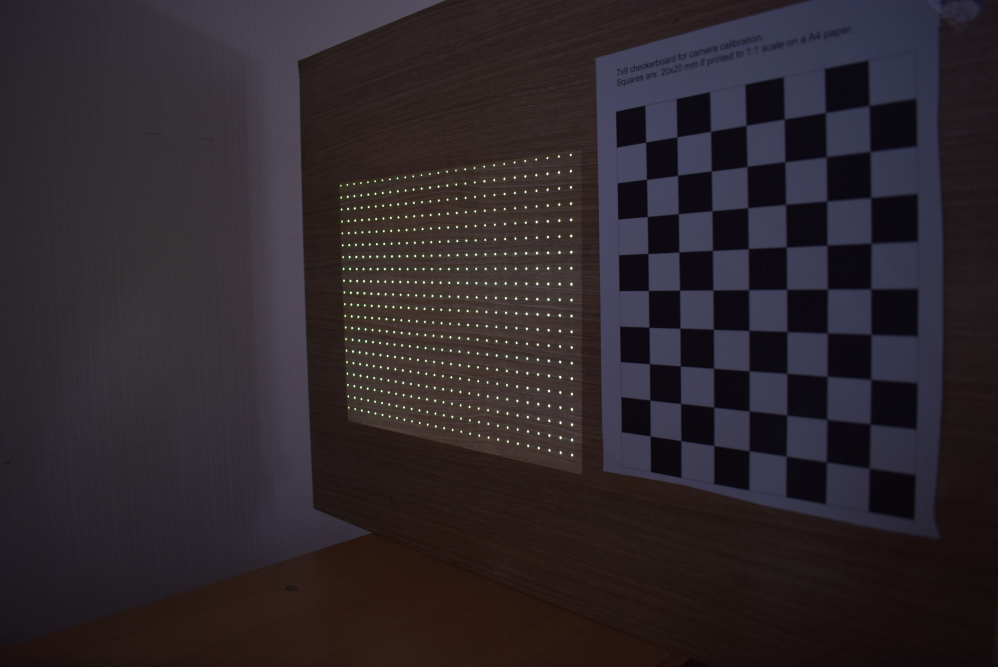
#> input picture data/Picture.jpg, 2992 x 2000 px (shown at 1/3 size)
$ python main.py   (older library calls are emulated)
#> lines starting #> are read from the running program, lines starting #| are printed output that depends on the picture; after the words box and inside, x2 and y2 are one past the last pixel; in counts of white or black regions, pixels touching at a corner belong together
#> (reads data/rotations.mat from the repository)
#> (reads data/translations.mat from the repository)
### data/make_grids.py
import numpy as np
import cv2


def make_grids(interval, width, height, save_path, save=True, RGB_list = [0, 255, 0]):
    """
    Create image with grids
    :param interval: interval of grids
    :param width: width of image
    :param height: height of image
    :param RGB_list: RGB of grids
    :return: grid image
    """

    grids = np.zeros((height, width, 3), dtype=np.uint8)
    R, G, B = RGB_list
    w_range = np.arange(0, width, interval)
    h_range = np.arange(0, height, interval)
    num_w = len(w_range)
    num_h = len(h_range)

    for h in h_range:
        for w in w_range:
            cv2.circle(grids, (w, h), 1, (int(B), int(G), int(R)), -1)

    ww, hh = np.meshgrid(w_range, h_range)
    grids_coords = np.vstack([ww.flatten(), hh.flatten()]).T

    if save:
        cv2.imwrite(save_path, grids)

    return grids, grids_coords, len(w_range), len(h_range)


# [2 lines that do not run on import are left out]

    # cv2.imshow("grids", grids)
    # cv2.waitKey()
    # cv2.destroyAllWindows()

### find_cam_grids.py
import numpy as np
import cv2
from undistort import *
from data import cam_params as cp


def find_cam_grids(img, num_w, num_h, interval, THRESHOLD, CONNECTIVITY=4, show_grid_img = False, Origin = 10, DRAW_CIRCLE_RADIUS = 4):
    """

    :param img: camera image
    :param num_w: x_number of grids
    :param num_h: y_number of grids
    :param interval: interval of grids
    :param THRESHOLD: Threshold of binary image
    :param CONNECTIVITY: Connectivity of cv2.connected components
    :param show_grid_img: Whether to show how to find and order grids
    :param Origin: Parameter where to send upper left grid of camera image
    :param DRAW_CIRCLE_RADIUS: Radius of red dots drawn
    :return: Undistorted ordered grids of camera image
    """

    if len(img.shape) != 2:
        img_gray = cv2.cvtColor(img, cv2.COLOR_BGR2GRAY)
    else:
        img_gray = img

    _, img_bin = cv2.threshold(img_gray, THRESHOLD, 255, cv2.THRESH_BINARY)
    ret, labels, stats, grids_cam = cv2.connectedComponentsWithStats(img_bin, CONNECTIVITY, cv2.CV_32S)
    grids_cam = np.delete(grids_cam, 0, axis=0)

    print("# of grids in camera image : {}".format(len(grids_cam)))

    # 꼭지점 4개 구하기
    grids_sum = grids_cam.sum(axis=1)  # 각 grid 좌표 합
    grids_diff = grids_cam[:, 1] - grids_cam[:, 0]  # 각 gird 좌표 차

    UL_pt = grids_cam[grids_sum.argmin()]
    UR_pt = grids_cam[grids_diff.argmin()]
    LR_pt = grids_cam[grids_sum.argmax()]
    LL_pt = grids_cam[grids_diff.argmax()]

    four_pts = np.array([UL_pt, UR_pt, LR_pt, LL_pt])

    four_pts = four_pts.astype(np.float32)
    rect_pt = np.array([[Origin, Origin],
                        [Origin + (num_w - 1) * interval, Origin],
                        [Origin + (num_w - 1) * interval, Origin + (num_h - 1) * interval],
                        [Origin, Origin + (num_h - 1) * interval]], dtype=np.float32)

    Hom = cv2.getPerspectiveTransform(four_pts, rect_pt)

    img_cam_rect = cv2.warpPerspective(img, Hom, (int(800), int(600)))
    img_cam_rect_gray = cv2.cvtColor(img_cam_rect, cv2.COLOR_BGR2GRAY)
    _, img_cam_rect_bin = cv2.threshold(img_cam_rect_gray, THRESHOLD, 255, cv2.THRESH_BINARY)

    ret, labels, stats, grids_cam_rect = cv2.connectedComponentsWithStats(img_cam_rect_bin, CONNECTIVITY, cv2.CV_32S)
    grids_cam_rect = np.delete(grids_cam_rect, 0, axis=0)
    print("# of grids in camera image(rect) : ", len(grids_cam_rect))

    """grid order 맞추기"""
    Hom_inv = np.linalg.inv(Hom)
    num_grids = num_w * num_h

    grids_cam_rect_ordered = np.zeros((num_grids, 2))
    grids_cam_ordered = np.zeros((num_grids, 2))
    origin_pt = np.array([Origin, Origin])

    for y in range(num_h):
        for x in range(num_w):
            close_pt = origin_pt + [x * interval, y * interval]
            close_pt_centered = grids_cam_rect - close_pt
            index_of_ordered_pt = np.linalg.norm(close_pt_centered, axis=1).argmin()  # 거리가 가장 작은 점 선택
            grids_cam_rect_ordered[y * num_w + x] = grids_cam_rect[index_of_ordered_pt]

    for k in range(num_grids):
        temp = Hom_inv @ np.append(grids_cam_rect_ordered[k], 1)
        temp = temp / temp[2]
        grids_cam_ordered[k] = np.delete(temp, 2)

    """카메라 grids undistort"""
    grids_cam_undistort = np.zeros((num_grids, 2))

    for k in range(num_grids):
        grids_cam_undistort[k] = undistort(grids_cam_ordered[k], cp.K, cp.k1, cp.k2, cp.k3, cp.p1, cp.p2)\

    if show_grid_img:

        img_connect = img.copy()
        for grid in grids_cam:
            cv2.circle(img_connect, (int(grid[0]), int(grid[1])), DRAW_CIRCLE_RADIUS, (0, 0, 255), -1)
        cv2.imshow("Detected grids", cv2.resize(img_connect, (1200, 900)))
        cv2.waitKey()
        cv2.destroyAllWindows()

        img_four_circles = img.copy()
        for enum, pt in enumerate(four_pts):
            cv2.circle(img_four_circles, (int(pt[0]), int(pt[1])), 20, (0, 0, (enum + 1) * 60), -1)
        cv2.imshow("4 vertices", cv2.resize(img_four_circles, (1200, 900)))
        cv2.waitKey()
        cv2.destroyAllWindows()

        img_cam_rect_connect = img_cam_rect.copy()
        for grid in grids_cam_rect:
            cv2.circle(img_cam_rect_connect, (int(grid[0]), int(grid[1])), DRAW_CIRCLE_RADIUS, (0, 0, 255), -1)
            cv2.imshow("Matching with Original image (exit: type \"o\")", cv2.resize(img_cam_rect_connect, (1200, 900)))
            ord_k = cv2.waitKey(0)
            if ord_k == ord('o'):
                break
        cv2.destroyAllWindows()

        # ordered grids 보여주기
        img_ordered_grids = img.copy()
        for grid in grids_cam_ordered:
            cv2.circle(img_ordered_grids, (int(grid[0]), int(grid[1])), DRAW_CIRCLE_RADIUS, (0, 0, 255), -1)
            cv2.imshow('Matched grids (exit : type \"o\")', cv2.resize(img_ordered_grids, (1200, 900)))
            ord_k = cv2.waitKey(0)
            if ord_k == ord('o'):
                break
        cv2.destroyAllWindows()

    return grids_cam_undistort

### undistort.py
import numpy as np


def undistort(p_d, camera_K, k1, k2, k3, p1, p2):
    p_dp = normalize(p_d, camera_K)
    p_up = p_dp
    for i in range(5):
        err = distort_normal(p_up, k1, k2, k3, p1, p2) - p_dp
        p_up = p_up - err
        # if (err < err_threshold):
        #     break
    p_u = denormalize(p_up, camera_K)
    return p_u


def normalize(p_d, camera_K):
    y_n = (p_d[1] - camera_K[1, 2]) / camera_K[1, 1]
    x_n = (p_d[0] - camera_K[0, 2]) / camera_K[0, 0]
    return np.array([x_n, y_n])


def denormalize(p_up, camera_K):
    x_p = camera_K[0, 0] * (p_up[0]) + camera_K[0, 2]
    y_p = camera_K[1, 1] * p_up[1] + camera_K[1, 2]
    return np.array([x_p, y_p])


def distort_normal(p_up, k1, k2, k3, p1, p2):
    r2 = p_up[0] ** 2 + p_up[1] ** 2
    radial_d = 1 + k1 * r2 + k2 * r2 ** 2 + k3 * r2 ** 3
    x_d = radial_d * p_up[0] + 2 * p1 * p_up[0] * p_up[1] + p2 * (r2 + 2 * p_up[0] ** 2)
    y_d = radial_d * p_up[1] + p1 * (r2 + p_up[1] ** 2) + 2 * p2 * p_up[0] * p_up[1]
    return np.array([x_d, y_d])

### main.py
from mpl_toolkits.mplot3d import Axes3D
import matplotlib.pyplot as plt

from data.make_grids import *
from data import cam_params as cp
from data import proj_params as pp
from undistort import *
from find_cam_grids import find_cam_grids


def main():

    Origin = 10
    interval = 30
    width = 800
    height = 600

    # CONNECTIVITY = 4
    # DRAW_CIRCLE_RADIUS = 4
    THRESHOLD = 180

    img_camera = cv2.imread('./data/Picture.jpg')  # Image taken by camera

    _, grids_proj_coords, num_grids_w, num_grids_h = make_grids(interval=interval, width=width, height=height,
                                                                save_path="./data/grids.jpg", save=False)
    num_grids = num_grids_h * num_grids_w

    # Projector matrix world coordinate로 바꿔야 함

    camera_C = cp.C.reshape(3)
    proj_R_world = pp.R @ cp.R
    proj_C_world = cp.R.T @ pp.C + camera_C
    proj_P_world = pp.K @ proj_R_world @ np.hstack([np.identity(3), -proj_C_world.reshape(3, 1)])
    proj_P_pinv_world = proj_P_world.T @ np.linalg.inv(proj_P_world @ proj_P_world.T)

    """ projector undistortion"""
    grids_proj_undistort = np.zeros((num_grids, 2))
    for i in range(num_grids):
        grids_proj_undistort[i] = undistort(grids_proj_coords[i], pp.K, pp.k1, pp.k2, pp.k3, pp.p1, pp.p2)

    grids_cam_undistort = find_cam_grids(img_camera, num_w=num_grids_w, num_h=num_grids_h, interval=interval,
                                         THRESHOLD=THRESHOLD, show_grid_img=False)

    """Mid-point method"""
    rays = np.zeros((3, 3))  # 두o의 계수 (t1, t2, t3)저장
    real_world_pts = np.zeros((num_grids, 3))

    for k in range(num_grids):
        # P_camera^dagger @ x
        CPdx = cp.P_pinv @ np.append(grids_cam_undistort[k], 1)
        u1 = np.array([CPdx[0] - CPdx[3] * camera_C[0],
                       CPdx[1] - CPdx[3] * camera_C[1],
                       CPdx[2] - CPdx[3] * camera_C[2]])
        # P_projector^dagger @ x
        PPdx = proj_P_pinv_world @ np.append(grids_proj_undistort[k], 1)
        u2 = np.array([PPdx[0] - PPdx[3] * proj_C_world[0],
                       PPdx[1] - PPdx[3] * proj_C_world[1],
                       PPdx[2] - PPdx[3] * proj_C_world[2]])

        u3 = np.cross(u1, u2)
        rays[:, 0] = u1
        rays[:, 1] = -u2
        rays[:, 2] = u3

        vec_t = np.linalg.inv(rays) @ (proj_C_world - camera_C)

        real_world_pts[k] = ((camera_C + vec_t[0] * u1 + proj_C_world + vec_t[1] * u2) / 2)

        # 꼭지점 잇는 보조선 만들기 위한 변수들
        if k == 0:
            u_proj_first = u2
            T_proj_first = vec_t[1]
            u_cam_first = u1
            T_cam_first = vec_t[0]
        elif k == num_grids_w - 1:
            u_proj_second = u2
            T_proj_second = vec_t[1]
            u_cam_second = u1
            T_cam_second = vec_t[0]
        elif k == num_grids_w * (num_grids_h - 1):
            u_proj_third = u2
            T_proj_third = vec_t[1]
            u_cam_third = u1
            T_cam_third = vec_t[0]
        elif k == num_grids - 1:
            u_proj_fourth = u2
            T_proj_fourth = vec_t[1]
            u_cam_fourth = u1
            T_cam_fourth = vec_t[0]

    fig = plt.figure()
    ax = fig.gca(projection='3d')
    ax.set_xlabel('X')
    ax.set_ylabel('Y')
    ax.set_zlabel('Z')

    X = real_world_pts[:, 0]
    Y = real_world_pts[:, 1]
    Z = real_world_pts[:, 2]

    ax.scatter(X, Y, Z, s=1)
    ax.scatter(proj_C_world[0], proj_C_world[1], proj_C_world[2],
               c='orange', s=10, label='proj')
    ax.scatter(camera_C[0], camera_C[1], camera_C[2],
               c='green', s=10, label='cam')

    """보조선 그리기"""
    # 가장자리 4개 점 까지 선 그리기(프로젝터)
    ax.plot([proj_C_world[0], proj_C_world[0] + T_proj_first * u_proj_first[0]],
            [proj_C_world[1], proj_C_world[1] + T_proj_first * u_proj_first[1]],
            [proj_C_world[2], proj_C_world[2] + T_proj_first * u_proj_first[2]])
    ax.plot([proj_C_world[0], proj_C_world[0] + T_proj_second * u_proj_second[0]],
            [proj_C_world[1], proj_C_world[1] + T_proj_second * u_proj_second[1]],
            [proj_C_world[2], proj_C_world[2] + T_proj_second * u_proj_second[2]])
    ax.plot([proj_C_world[0], proj_C_world[0] + T_proj_third * u_proj_third[0]],
            [proj_C_world[1], proj_C_world[1] + T_proj_third * u_proj_third[1]],
            [proj_C_world[2], proj_C_world[2] + T_proj_third * u_proj_third[2]])
    ax.plot([proj_C_world[0], proj_C_world[0] + T_proj_fourth * u_proj_fourth[0]],
            [proj_C_world[1], proj_C_world[1] + T_proj_fourth * u_proj_fourth[1]],
            [proj_C_world[2], proj_C_world[2] + T_proj_fourth * u_proj_fourth[2]])
    # principal axis(프로젝터)
    z_axis = np.array([0, 0, 1])

    # ax.plot([proj_C_world[0], proj_C_world[0] + 400 * proj_mtx_world[2, 0]],
    #         [proj_C_world[1], proj_C_world[1] + 400 * proj_mtx_world[2, 1]],
    #         [proj_C_world[2], proj_C_world[2] + 400 * proj_mtx_world[2, 2]],
    #         linestyle='--')

    # 가장자리 4개 선 (카메라)
    ax.plot([camera_C[0], camera_C[0] + T_cam_first * u_cam_first[0]],
            [camera_C[1], camera_C[1] + T_cam_first * u_cam_first[1]],
            [camera_C[2], camera_C[2] + T_cam_first * u_cam_first[2]])
    ax.plot([camera_C[0], camera_C[0] + T_cam_second * u_cam_second[0]],
            [camera_C[1], camera_C[1] + T_cam_second * u_cam_second[1]],
            [camera_C[2], camera_C[2] + T_cam_second * u_cam_second[2]])
    ax.plot([camera_C[0], camera_C[0] + T_cam_third * u_cam_third[0]],
            [camera_C[1], camera_C[1] + T_cam_third * u_cam_third[1]],
            [camera_C[2], camera_C[2] + T_cam_third * u_cam_third[2]])
    ax.plot([camera_C[0], camera_C[0] + T_cam_fourth * u_cam_fourth[0]],
            [camera_C[1], camera_C[1] + T_cam_fourth * u_cam_fourth[1]],
            [camera_C[2], camera_C[2] + T_cam_fourth * u_cam_fourth[2]])
    # principal axis (카메라)
    # ax.plot([camera_C[0], camera_C[0] + 400 * cam_mtx[2, 0]],
    #         [camera_C[1], camera_C[1] + 400 * cam_mtx[2, 1]],
    #         [camera_C[2], camera_C[2] + 400 * cam_mtx[2, 2]],
    #         linestyle='--')
    ax.legend()
    plt.suptitle('3D reconstruction of grids', fontsize=15)
    plt.show()

    fig3 = plt.figure()
    ax3 = fig3.gca(projection='3d')

    for k in range(num_grids_h):
        ax3.scatter(X[k * num_grids_w:(k + 1) * num_grids_w], Y[k * num_grids_w:(k + 1) * num_grids_w],
                    Z[k * num_grids_w:(k + 1) * num_grids_w])

    ax3.set_xlabel('X')
    ax3.set_ylabel('Y')
    ax3.set_zlabel('Z')

    plt.suptitle('Expanded scale of Z-axis')
    plt.show()


if __name__ == "__main__":
    main()
#> in main, img_camera is the input picture: shape (2000, 2992, 3); mean B, G, R 43.6, 38.5, 45.9
#> in find_cam_grids, `img_gray = cv2.cvtColor(img, cv2.COLOR_BGR2GRAY)`:
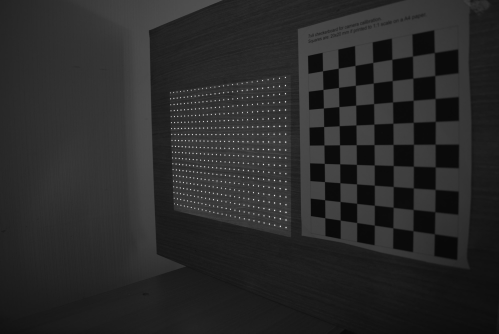
#> img_gray: shape (2000, 2992) (shown at 1/6 size); min 5, max 255, mean 41.3
#> in find_cam_grids, `_, img_bin = cv2.threshold(img_gray, THRESHOLD, 255, cv2.THRESH_BINARY)`:
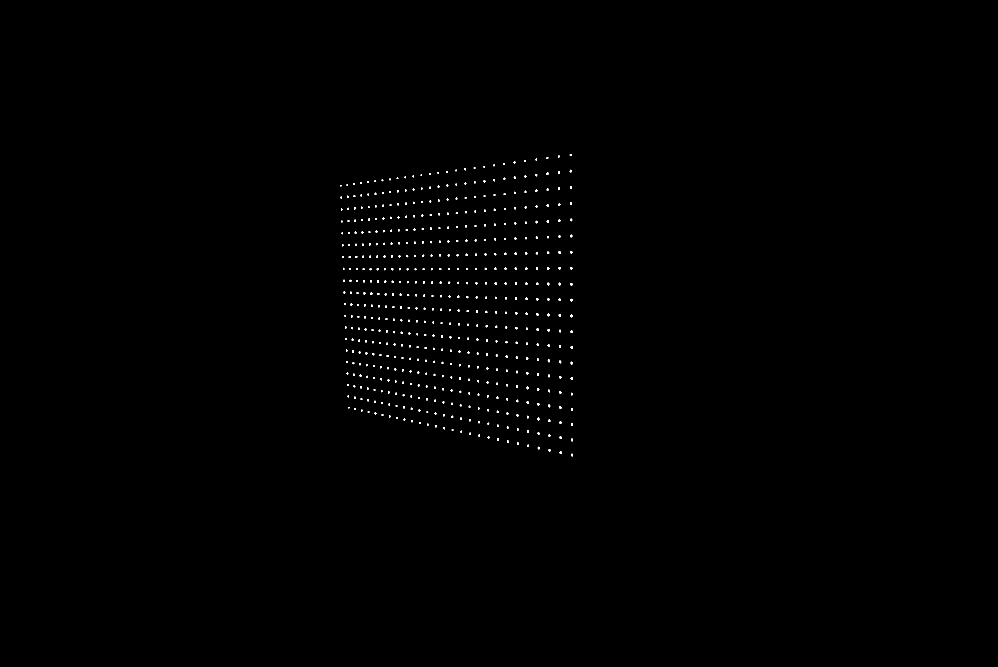
#> img_bin: shape (2000, 2992) (shown at 1/3 size); 0.25% white; 540 white regions (20 under 20 px), largest, box (x1, y1, x2, y2) and area: (1711, 849, 1718, 857) 43, (1710, 704, 1717, 712) 42, (1712, 1132, 1719, 1140) 42
#> in find_cam_grids, `ret, labels, stats, grids_cam = cv2.connectedComponentsWithStats(img_b..`: ret = 541; stats = 541 rows, first 6: [0, 0, 2992, 2000, 5968820], [1709, 462, 6, 6, 30], [1674, 467, 6, 6, 26], [1639, 471, 6, 6, 25], [1606, 476, 5, 6, 22], [1573, 481, 5, 5, 22]; grids_cam = 541 pairs, first value 1022.3 to 1715.7, second value 464.4 to 1364.6
#> in find_cam_grids, `grids_cam = np.delete(grids_cam, 0, axis=0)`: grids_cam = 540 pairs, first value 1022.3 to 1715.7, second value 464.4 to 1364.6
#| # of grids in camera image : 540
#> in find_cam_grids, `grids_sum = grids_cam.sum(axis=1)`: grids_sum = 540 values, max 3080.3 at index 539, min 1578.8 at index 39, mean 2246.8
#> in find_cam_grids, `grids_diff = grids_cam[:, 1] - grids_cam[:, 0]`: grids_diff = 540 values, max 176.6 at index 484, min -1247.3 at index 0, mean -435.1
#> in find_cam_grids, `UL_pt = grids_cam[grids_sum.argmin()]`: UL_pt = [1022.3, 556.5]
#> in find_cam_grids, `UR_pt = grids_cam[grids_diff.argmin()]`: UR_pt = [1711.7, 464.4]
#> in find_cam_grids, `LR_pt = grids_cam[grids_sum.argmax()]`: LR_pt = [1715.7, 1364.6]
#> in find_cam_grids, `LL_pt = grids_cam[grids_diff.argmax()]`: LL_pt = [1045.8, 1222.5]
#> in find_cam_grids, `four_pts = np.array([UL_pt, UR_pt, LR_pt, LL_pt])`: four_pts = [[1022.3, 556.5], [1711.7, 464.4], [1715.7, 1364.6], [1045.8, 1222.5]]
#> in find_cam_grids, `Hom = cv2.getPerspectiveTransform(four_pts, rect_pt)`: Hom = [[3.02, -0.108, -3009.9], [0.227, 1.62, -1116], [0.00101, -0.000124, 1]]
#> in find_cam_grids, `img_cam_rect = cv2.warpPerspective(img, Hom, (int(800), int(600)))`:
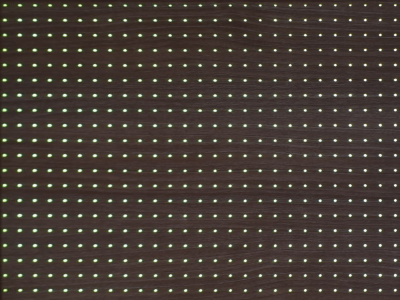
#> img_cam_rect: shape (600, 800, 3) (shown at 1/2 size); mean B, G, R 52.9, 59.2, 69.5
#> in find_cam_grids, `img_cam_rect_gray = cv2.cvtColor(img_cam_rect, cv2.COLOR_BGR2GRAY)`:
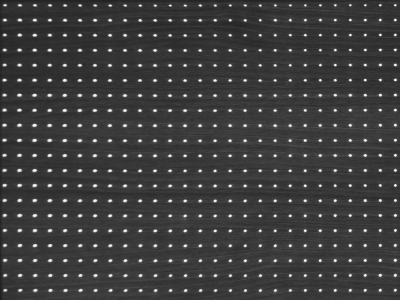
#> img_cam_rect_gray: shape (600, 800) (shown at 1/2 size); min 26, max 255, mean 61.6
#> in find_cam_grids, `_, img_cam_rect_bin = cv2.threshold(img_cam_rect_gray, THRESHOLD, 255,..`:
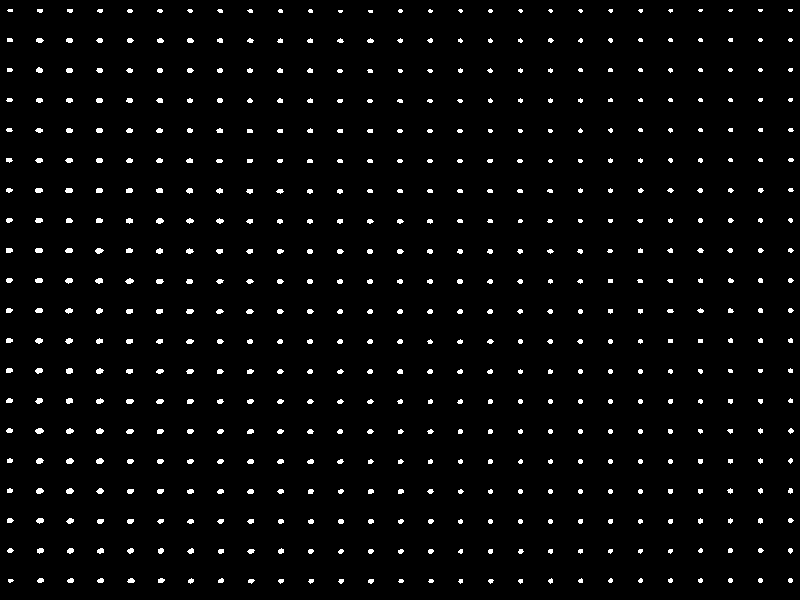
#> img_cam_rect_bin: shape (600, 800); 2.7% white; 540 white regions (111 under 20 px), largest, box (x1, y1, x2, y2) and area: (35, 428, 44, 434) 40, (95, 248, 104, 254) 37, (66, 458, 74, 464) 37
#> in find_cam_grids, `ret, labels, stats, grids_cam_rect = cv2.connectedComponentsWithStats(..`:
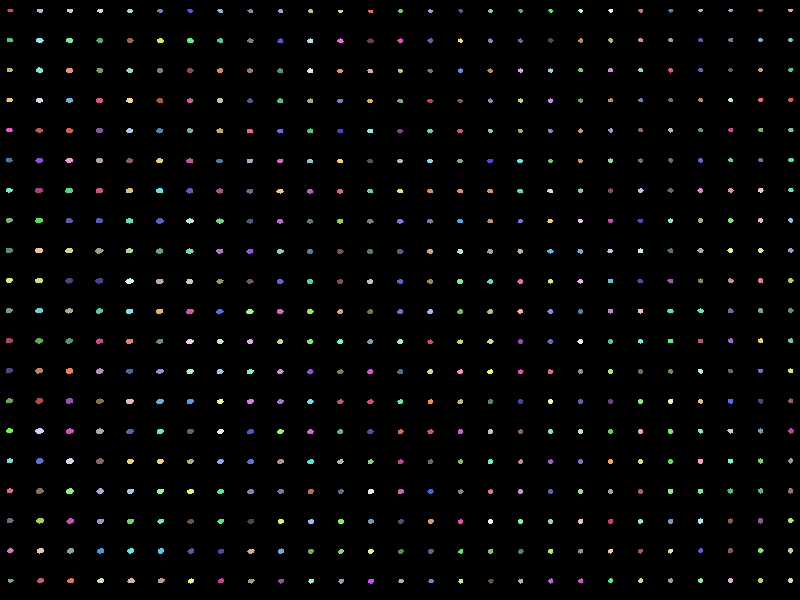
#> labels: shape (600, 800) int32; 541 distinct labels, from 0 to 540; one colour per label, 0 black
#> in find_cam_grids, `ret, labels, stats, grids_cam_rect = cv2.connectedComponentsWithStats(..`: stats = 541 rows, first 6: [0, 0, 800, 600, 467234], [7, 9, 6, 3, 16], [37, 9, 6, 4, 21], [67, 9, 6, 4, 21], [97, 9, 6, 4, 20], [127, 9, 6, 4, 20]; grids_cam_rect = 541 pairs, first value 8.65 to 790.5, second value 9.85 to 580.7
#> in find_cam_grids, `grids_cam_rect = np.delete(grids_cam_rect, 0, axis=0)`: grids_cam_rect = 540 pairs, first value 8.65 to 790.5, second value 9.85 to 580.7
#| # of grids in camera image(rect) :  540
#> in find_cam_grids, `Hom_inv = np.linalg.inv(Hom)`: Hom_inv = [[0.154, 0.0498, 518], [-0.14, 0.628, 278.2], [-0.000173, 2.75e-05, 0.51]]
#> after the loop in find_cam_grids, `for y in range(num_h):`: grids_cam_rect_ordered has the same summary as grids_cam_rect
#> the loop in find_cam_grids, `for k in range(num_grids):` made 540 passes
#> temp on passes 1 to 3: [1022.2, 556.5, 1], [1041.7, 554.3, 1], [1061.8, 551.6, 1]
#> after the loop in find_cam_grids, `for k in range(num_grids):`: grids_cam_ordered = 540 pairs, first value 1022.2 to 1715.7, second value 464.1 to 1364.6
#> the loop in find_cam_grids, `for k in range(num_grids):` made 540 passes
#> (the run stopped early here; a loop or call above may not have finished)
